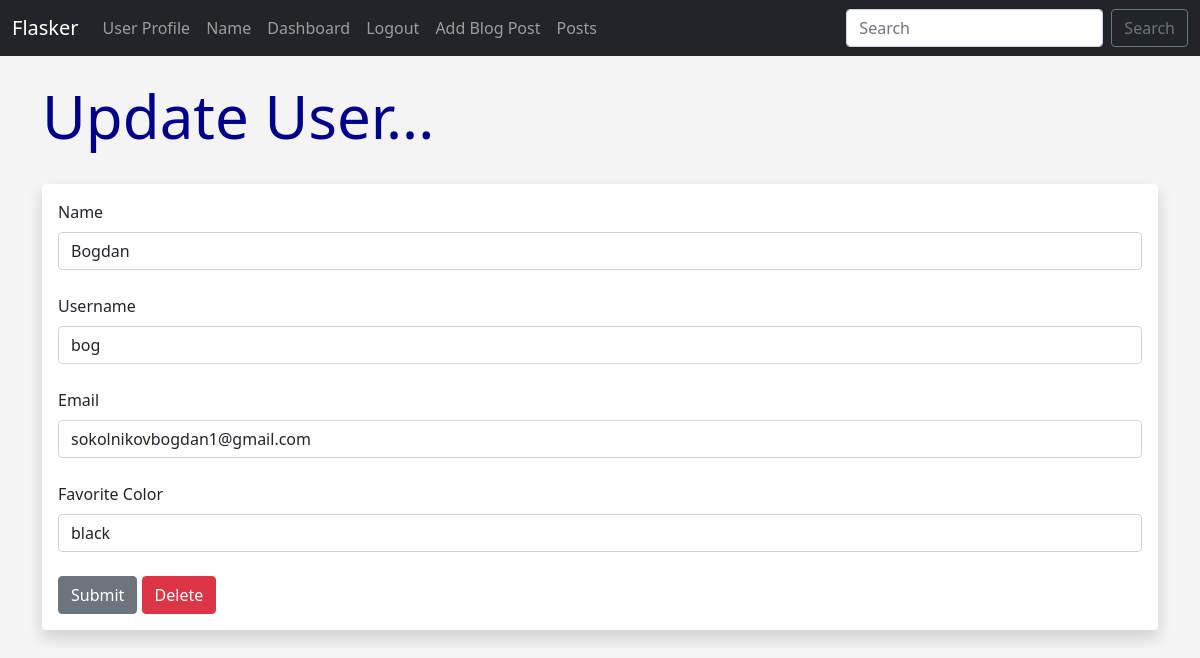
The app's page /update/2 (signed in), older data.
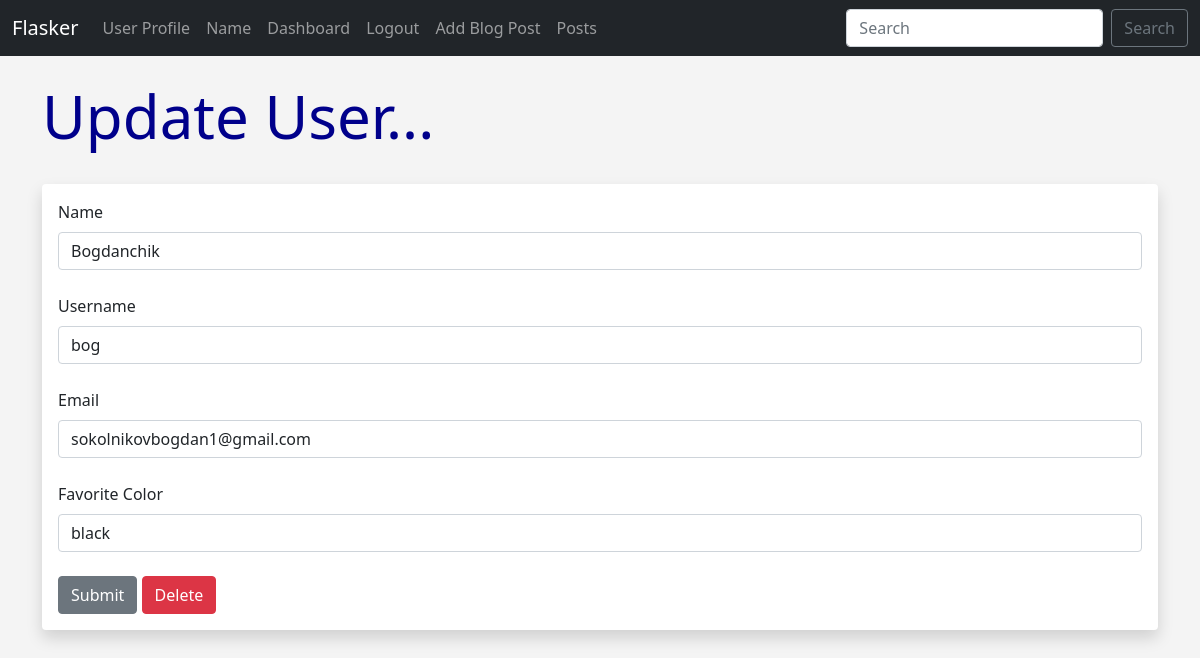
The same page, newer data.
### app.py (models this page shows, shortened)
class Users(db.Model, UserMixin):
	id = db.Column(db.Integer, primary_key=True)
	username = db.Column(db.String(20), nullable=False, unique=True)
	name = db.Column(db.String(200), nullable=False)
	email = db.Column(db.String(120), nullable=False, unique=True)
	favorite_color = db.Column(db.String(120))
	about_author = db.Column(db.Text(500), nullable=True)
	date_added = db.Column(db.DateTime, default=datetime.utcnow)
	profile_pic = db.Column(db.String(), nullable=True)
	password_hash = db.Column(db.String(128))
	posts = db.relationship('Posts', backref='poster')
	@property
	def password(self):
		raise AttributeError('password is not a readable attribute!')

### app.py (the view)
@app.route('/update/<int:id>', methods=['GET', 'POST'])
@login_required
def update(id):
	form = UserForm()
	name_to_update = Users.query.get_or_404(id)
	if request.method == "POST":
		name_to_update.name = request.form['name']
		name_to_update.email = request.form['email']
		name_to_update.favorite_color = request.form['favorite_color']
		name_to_update.username = request.form['username']
		try:
			db.session.commit()
			flash("User Updated Successfully!")
			return render_template("update.html",
				form=form,
				name_to_update = name_to_update, id=id)
		except:
			flash("Error!  Looks like there was a problem...try again!")
			return render_template("update.html",
				form=form,
				name_to_update = name_to_update,
				id=id)
	else:
		return render_template("update.html",
				form=form,
				name_to_update = name_to_update,
				id = id)

### webforms.py
class UserForm(FlaskForm):
	name = StringField("Name", validators=[DataRequired()])
	username = StringField("Username", validators=[DataRequired()])
	email = StringField("Email", validators=[DataRequired()])
	favorite_color = StringField("Favorite Color")
	about_author = TextAreaField("About Author")
	password_hash = PasswordField('Password', validators=[DataRequired(), EqualTo('password_hash2', message='Passwords Must Match!')])
	password_hash2 = PasswordField('Confirm Password', validators=[DataRequired()])
	profile_pic = FileField("Profile Pic")
	submit = SubmitField("Submit")

class SearchForm(FlaskForm):
	searched = StringField("Searched", validators=[DataRequired()])
	submit = SubmitField("Submit")

### app.py (called while the page is built)
@login_manager.user_loader
def load_user(user_id):
	return Users.query.get(int(user_id))

@app.context_processor
def base():
	form = SearchForm()
	return dict(form=form)

### templates/update.html (shortened to what this page needs)
{% extends 'base.html' %}
{% block content %}
{% if id == current_user.id %}
	<h1>Update User...</h1>
	<br/>
<div class="shadow p-3 mb-5 bg-body rounded">
	<form action="/update/{{ name_to_update.id }}" method="POST">
		{{ form.name.label(class="form-label") }}
		{{ form.name(class="form-control", value=name_to_update.name) }}
		<br/>
		{{ form.username.label(class="form-label") }}
		{{ form.username(class="form-control", value=name_to_update.username) }}
		<br/>
		{{ form.email.label(class="form-label") }}
		{{ form.email(class="form-control", value=name_to_update.email) }}
		<br/>
		{{ form.favorite_color.label(class="form-label") }}
		{{ form.favorite_color(class="form-control", value=name_to_update.favorite_color) }}
		<br/>
		{{ form.submit(class="btn btn-secondary") }}
		<a href="{{ url_for('delete', id=id)}}" class="btn btn-danger">Delete</a>
	</form>
</div>
<br/><br/><br/>
{% endif %}
{% endblock %}

Row changes from the older to the newer data that the page shows:
changed Users "bog": name "Bogdan" → "Bogdanchik"
